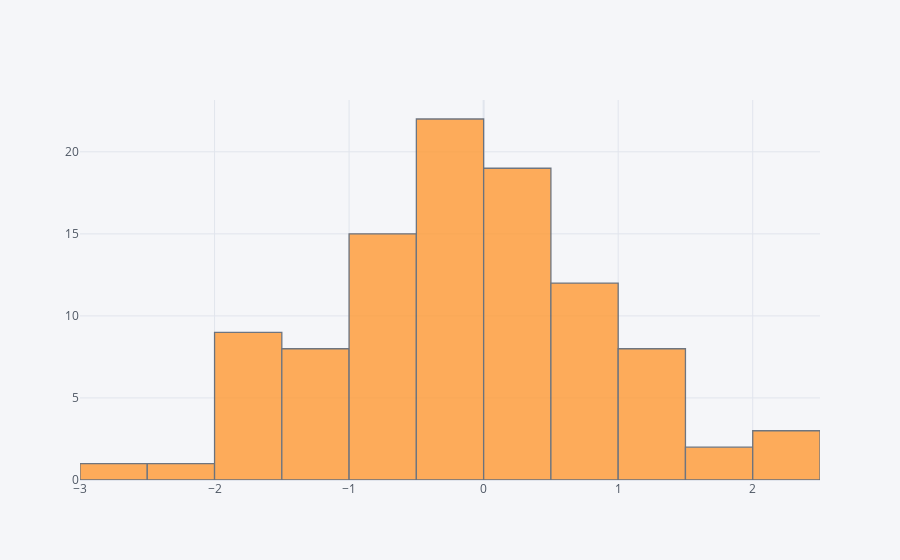

Notebook code for this chart:
### Markdown cell above
## histogram

### Code cell
df['A'].iplot(kind='hist',bins=25)

### Figure 1 — Plotly figure (JSON) as saved in the notebook; plotly's stock layout.template omitted (floating-point values rounded to 4 significant figures)
{"data": [{"histfunc": "count", "histnorm": "", "marker": {"color": "rgba(255, 153, 51, 1.0)", "line": {"color": "#4D5663", "width": 1.3}}, "name": "A", "nbinsx": 25, "opacity": 0.8, "orientation": "v", "type": "histogram", "x": [-1.518, -1.886, -0.4524, -1.464, 2.265, -1.302, -0.02906, 0.8872, 0.2934, 0.9154, -0.1412, -1.9, 1.184, 0.8112, 0.2233, -1.013, -0.978, 1.432, -1.363, 0.6734, 1.587, -1.54, -1.865, -0.8595, 1.192, 0.8134, 0.3459, -1.466, -0.5223, 0.1142, 0.7203, -0.8217, -1.524, 0.445, -0.2839, -0.5187, -2.54, 0.7682, -0.7641, -2.185, -0.8838, 1.182, 2.014, 0.2363, 2.46, -0.09998, -0.2521, -0.4134, -0.1189, 0.4007, -0.163, 0.3816, 0.2508, 0.8644, -0.2964, -0.2902, -0.6146, -0.1518, 1.131, -0.01311, -0.03581, -0.5314, -0.5846, 0.4209, 0.6949, 0.4075, 1.665, -0.5724, 0.1328, -1.598, -0.07543, -0.185, 0.2386, 1.005, 0.5988, -1.202, -1.587, 0.08478, -0.8905, -0.3876, -0.4779, 1.148, 0.1134, 0.6048, -0.5196, -0.2834, 0.3958, -0.2819, -0.8394, -1.119, -0.6706, -0.4929, 0.9288, 1.423, -1.105, 0.1572, -1.844, 0.02916, 0.03138, -0.4068]}], "layout": {"barmode": "overlay", "legend": {"bgcolor": "#F5F6F9", "font": {"color": "#4D5663"}}, "paper_bgcolor": "#F5F6F9", "plot_bgcolor": "#F5F6F9", "title": {"font": {"color": "#4D5663"}}, "xaxis": {"gridcolor": "#E1E5ED", "showgrid": true, "tickfont": {"color": "#4D5663"}, "title": {"font": {"color": "#4D5663"}, "text": ""}, "zerolinecolor": "#E1E5ED"}, "yaxis": {"gridcolor": "#E1E5ED", "showgrid": true, "tickfont": {"color": "#4D5663"}, "title": {"font": {"color": "#4D5663"}, "text": ""}, "zerolinecolor": "#E1E5ED"}}}
